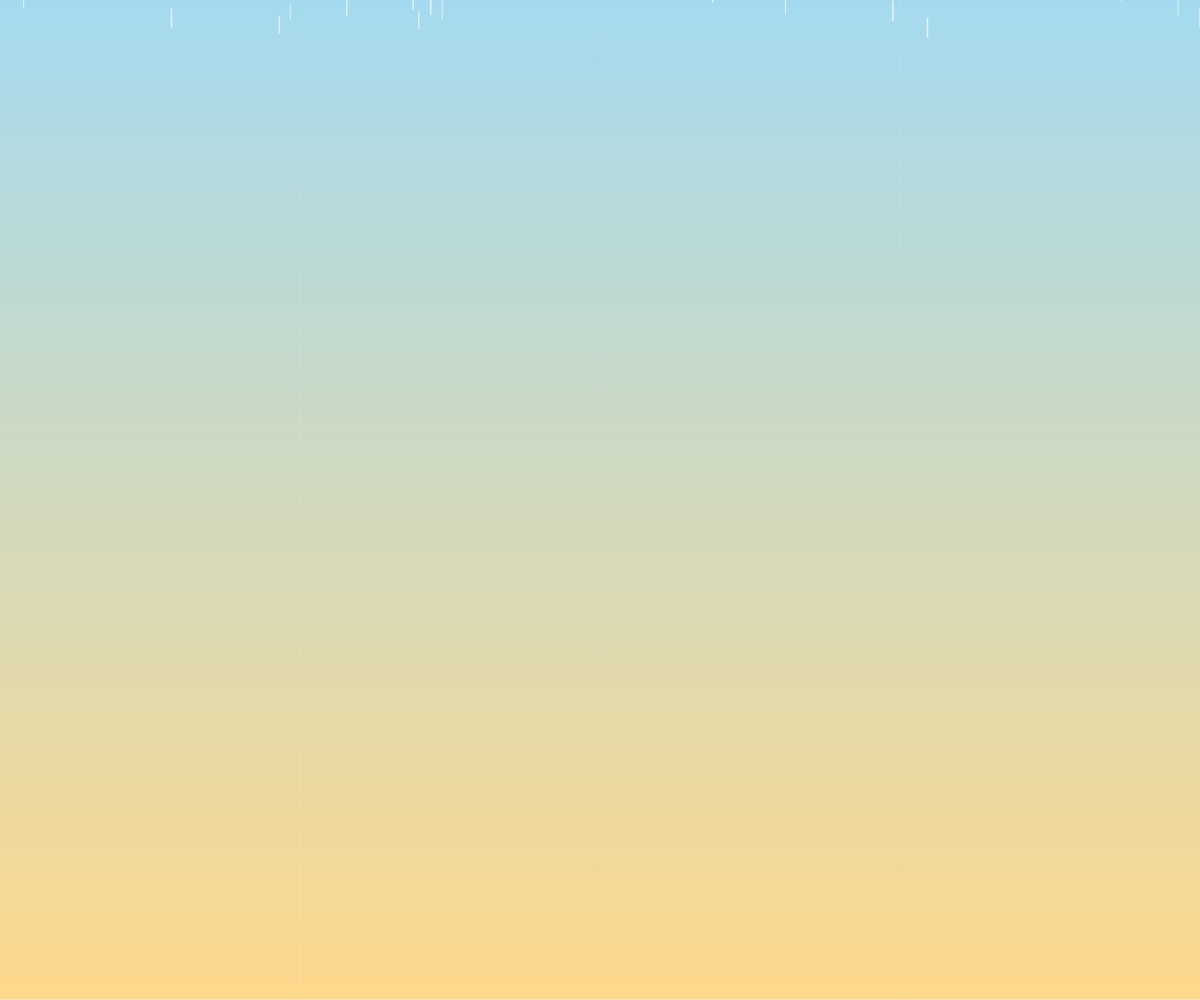
Frame 1 (no input)
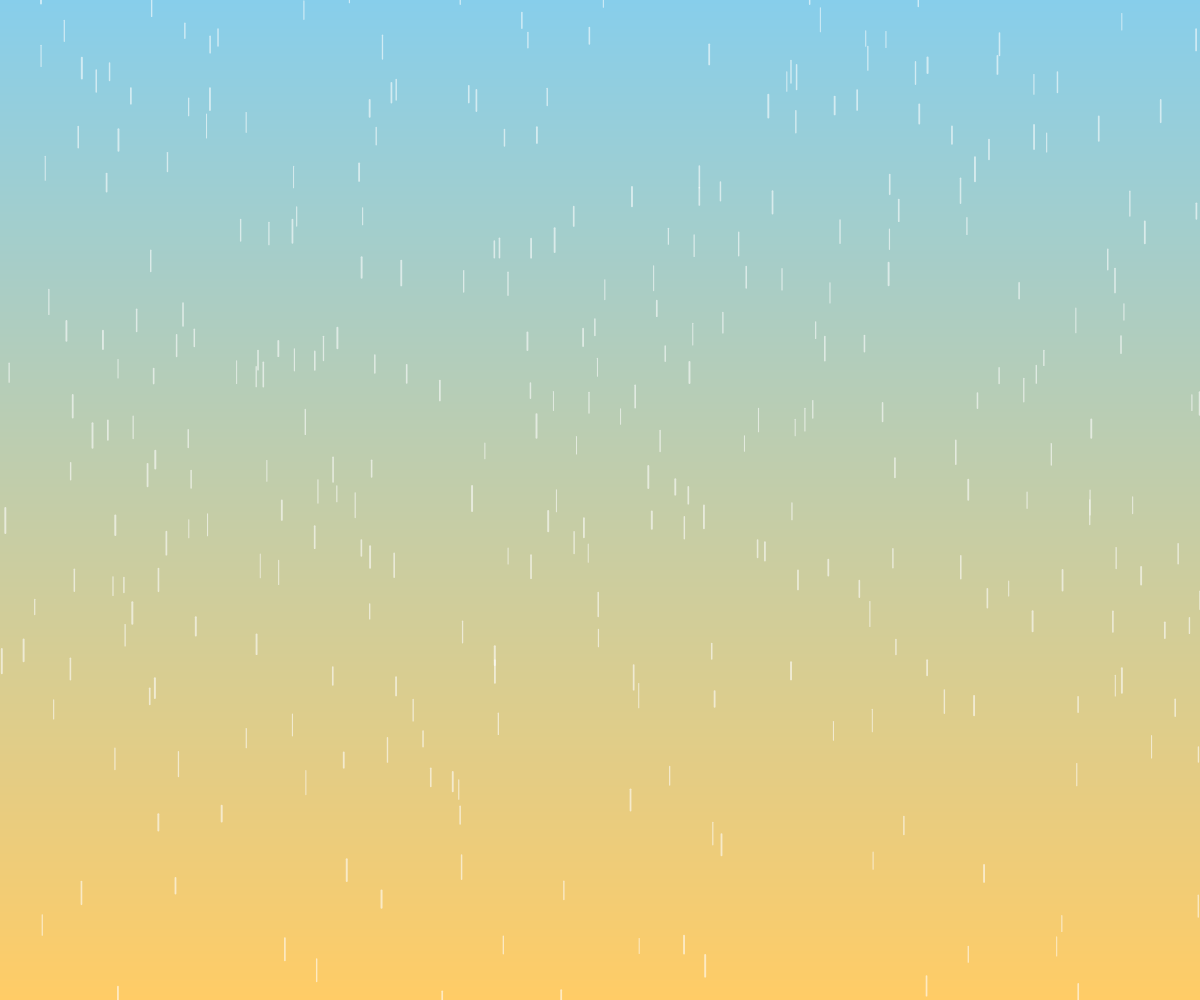
Frame 60 (no input)
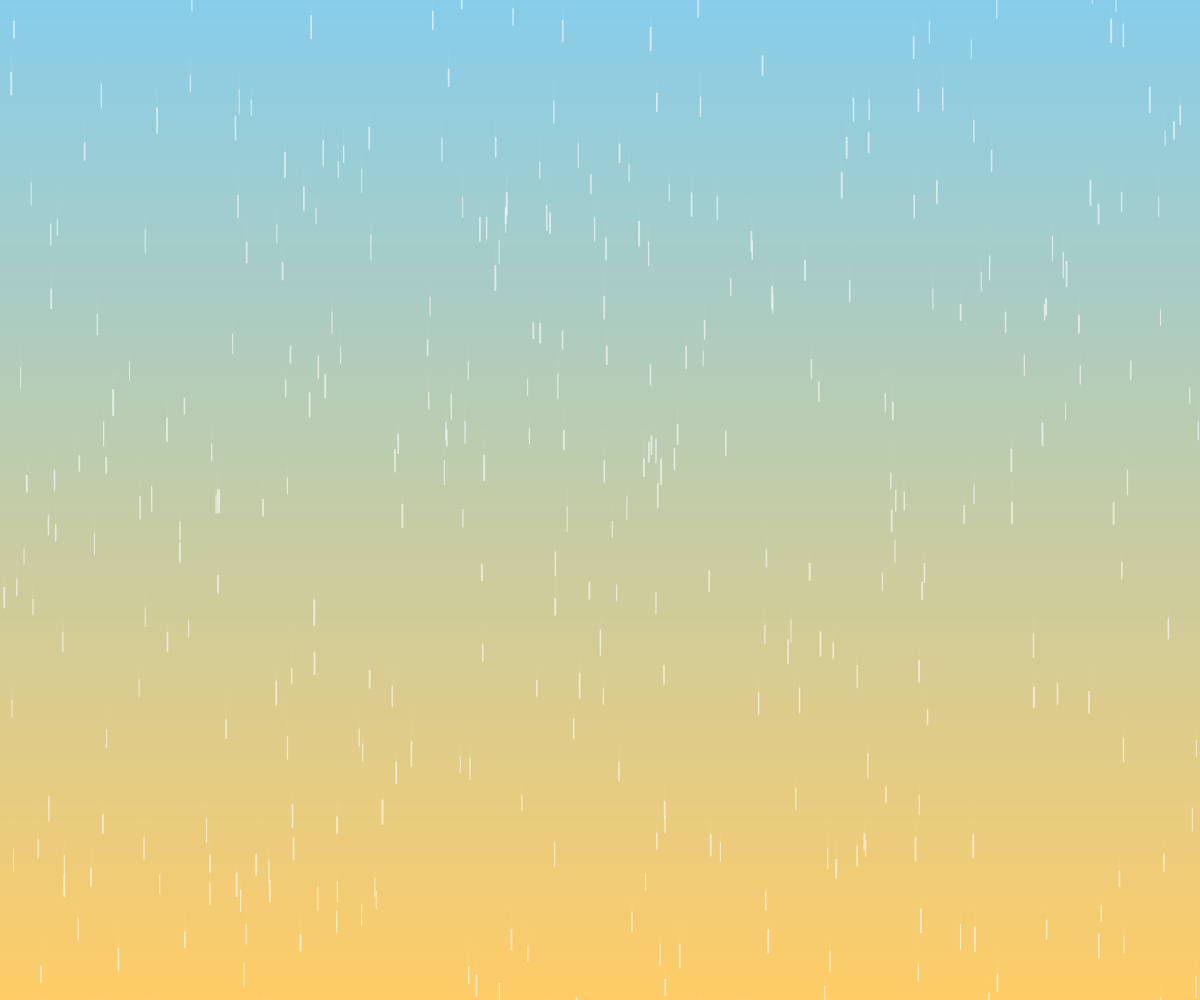
Frame 120 (the mouse pressed at the canvas centre since frame 60)

The p5.js sketch that drew these frames (run headless with seeded random() and noise() and a simulated clock; from frame 60 on, the mouse is pressed at the canvas centre):

// p5.js sketch
// ── sketch.js
// Array per contenere gli oggetti "goccia di pioggia"
let drops = [];
const totalDrops = 400; // Numero totale di gocce per l'animazione

// Funzione eseguita una sola volta all'avvio
function setup() {
    // Crea un canvas che copre l'intera finestra del browser
    createCanvas(windowWidth, windowHeight);
    
    // Inizializza le gocce di pioggia, creando oggetti con posizione, lunghezza e velocità
    for (let i = 0; i < totalDrops; i++) {
        drops.push({
            x: random(width),
            y: random(-height, 0), // Posiziona le gocce inizialmente sopra lo schermo
            len: random(15, 25),   // Lunghezza della goccia
            speed: random(8, 20)   // Velocità di caduta aumentata per un effetto più rapido
        });
    }
}

// Funzione chiamata automaticamente quando la finestra viene ridimensionata
function windowResized() {
    // Adatta le dimensioni del canvas alla nuova dimensione della finestra
    resizeCanvas(windowWidth, windowHeight);
}

// Funzione eseguita in loop continuo per creare l'animazione
function draw() {
    // --- Sfondo a Gradiente (Tramonto) ---
    let topColor = color(135, 206, 235);    // Celeste per la parte alta
    let bottomColor = color(255, 204, 102); // Giallo-arancio per la parte bassa

    // Disegna il gradiente come sfondo
    for (let y = 0; y < height; y++) {
        let inter = map(y, 0, height, 0, 1);
        let c = lerpColor(topColor, bottomColor, inter);
        stroke(c);
        line(0, y, width, y);
    }

    // --- Animazione della Pioggia Realistica ---
    
    // Itera su ogni goccia per aggiornarla e disegnarla
    for (let drop of drops) {
        // Aggiorna la posizione verticale della goccia in base alla sua velocità
        drop.y += drop.speed;

        // Disegna la goccia
        strokeWeight(random(1, 2));
        stroke(255, 150); // Bianco con una certa trasparenza per un effetto più morbido
        line(drop.x, drop.y, drop.x, drop.y + drop.len);

        // Se la goccia esce dallo schermo, la riposiziona in alto per creare un ciclo
        if (drop.y > height) {
            drop.y = random(-200, -100); // La fa riapparire sopra lo schermo
            drop.x = random(width);      // A una nuova posizione orizzontale casuale
        }
    }
}
